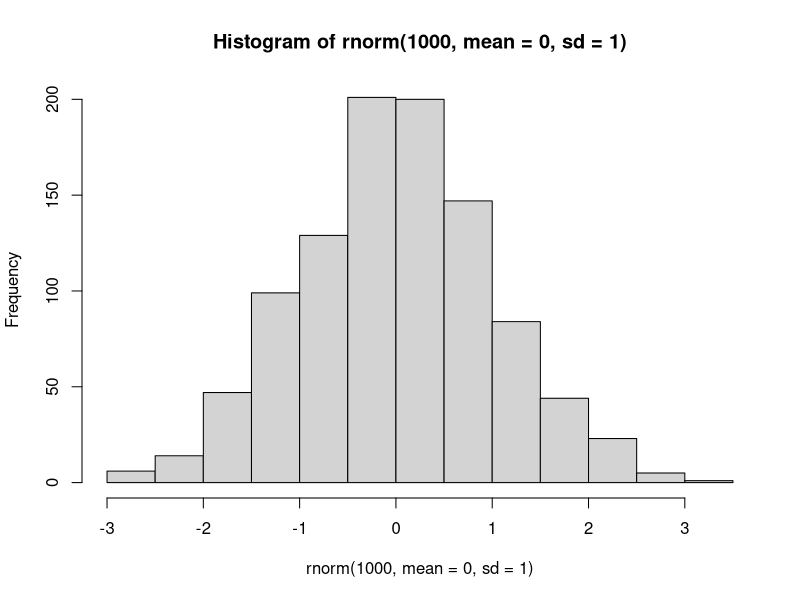
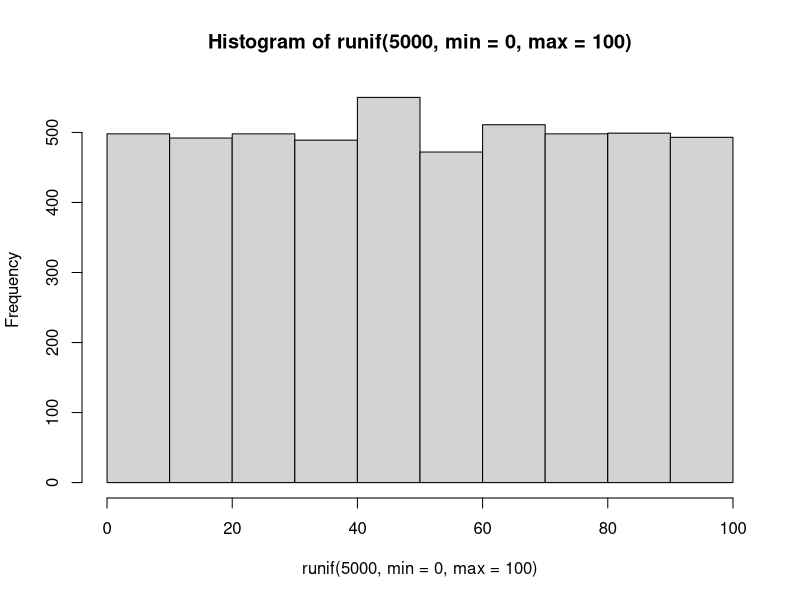

The R source for these figures, in order: (Note: this script raises an error after producing the figures.)
# 함수
# 내장함수
seq(0, 5, by = 1.5)

set.seed(123)
rnorm(10, mean = 0, sd = 1) # 정규분포를 따르는 난수 / https://cafe.daum.net/flowlife/RlkF/31 참고
hist(rnorm(1000, mean = 0, sd = 1))

runif(10, min=0, max=100) # 균등분포
hist(runif(5000, min=0, max=100))

sample(0:10, 5)

vec <- 1:10
min(vec)
range(vec)
mean(vec)
median(vec)
var(vec) # 분산
sqrt(var(vec)) # 표준 편차
sd(vec) # 표준편차
sd(vec) / mean(vec) # 표준편차를 평균으로 나누어준다.
quantile(vec)
sum(vec)
prod(vec) # 곱을 누적한다.
# ...

# 사용자 정의 함수
func1 <- function(arg){
  print(arg)
  return(arg + 10)
}
typeof(func1)

funcl(5)

gugu_func <- function(dan){
  for(d in dan){
    for(i in 1:9){
      cat(d, '*', i, '=',d * i, ' ')
    }
    cat('\n')
  }
}

gugu_func(2:5)
